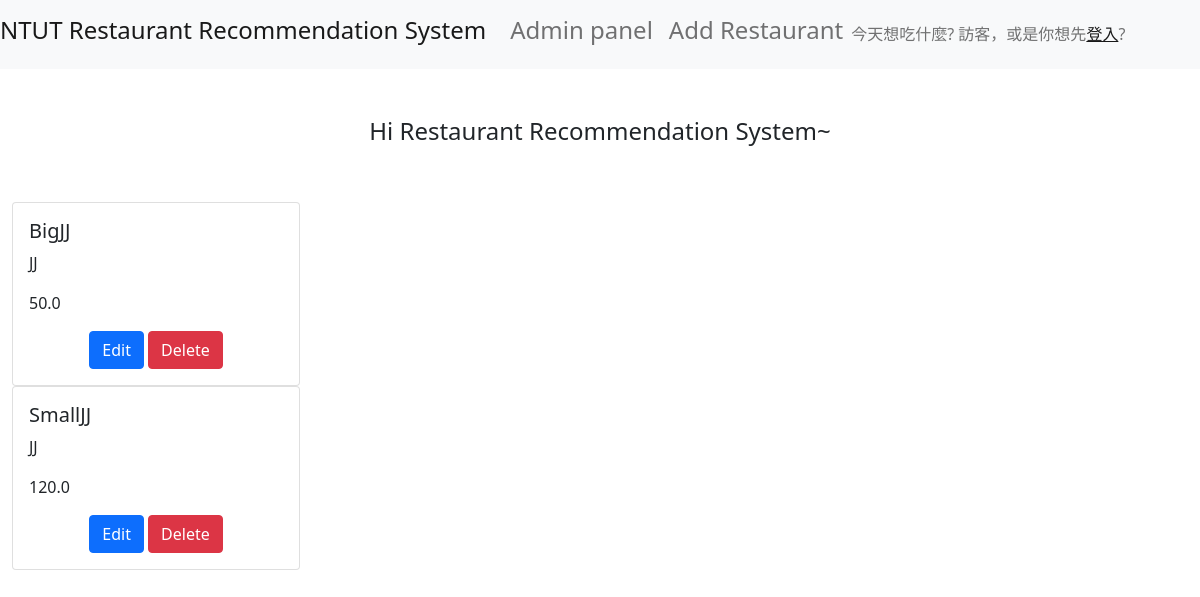
Before: / with the older database file.
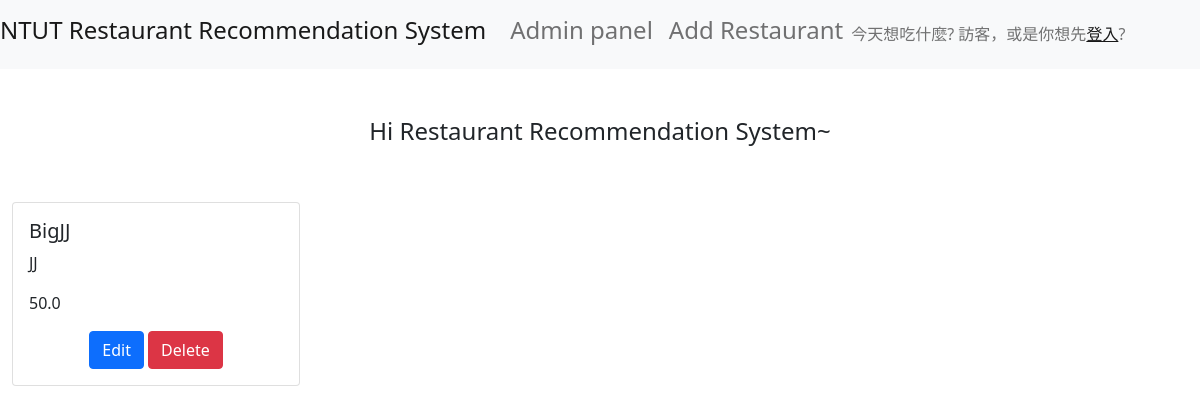
After: the same page with the newer database file.
### Restaurant/models.py (models this page shows, shortened)
class Restaurant(models.Model):
    STYLE_CHOICES = ()
    Name = models.CharField(max_length=50,
                            verbose_name='餐廳名字')
    Style = models.CharField(max_length=50,
                            verbose_name='餐廳類型')
    Price = models.DecimalField(max_digits=7,
                                decimal_places=1,
                                blank=True,
                                null=True,
                                verbose_name='價位')
    Img = models.ImageField(upload_to='Restaurant_Image/',
                            blank=True,
                            verbose_name='餐廳圖片')
    Distance = models.DecimalField(max_digits=7,
                                decimal_places=1,
                                blank=True,
                                null=True,
                                verbose_name='與學校距離')
    Address = models.CharField(max_length=50,
                            verbose_name='餐廳地址')
    Rating = models.DecimalField(max_digits=7,
                                decimal_places=1,
                                blank=True,
                                null=True,
                                verbose_name='評價')

### Restaurant/views.py (the view)
# urls.py: path('', views.index, name='index'),
def index(request):
    RestaurantList = Restaurant.objects.all()
    list_of_render['RestaurantList'] = RestaurantList
    return render(request, 'Restaurant/listRestaurant.html', list_of_render)

### Restaurant/templates/Restaurant/listRestaurant.html (shortened to what this page needs)
<!doctype html>
<html lang="en">
  <head>
    {% load static %}
    <link href="https://cdn.jsdelivr.net/npm/bootstrap@5.1.3/dist/css/bootstrap.min.css" rel="stylesheet">
  </head>
  <body>
    <nav class = "navbar navbar-expand-lg navbar-light bg-light" style="background-color: #e3f2fd;">
      <div class="collapse navbar-collapse" id="navbarTogglerDemo01">
        <a class="navbar-brand" href="{% url 'index' %}"><h4>NTUT Restaurant Recommendation System</h4></a>
        <ul class="navbar-nav mr-auto mt-2 mt-lg-0">
          <li class="nav-item">
            <a class="nav-link" href="{% url 'admin:index' %}"><h4>Admin panel</h4></a>
          </li>
          <li class="nav-item">
            <a class="nav-link" href="{% url 'add-restaurant' %}"><h4>Add Restaurant</h4></a>
          </li>
        </ul>
        {% if user.is_authenticated %}
        <span class="navbar-text">
          今天想吃什麼?{{ user.username }}
        </span>
        <a href="{% url 'logout' %}">登出</a>
        {% else %}
        <span class="navbar-text">
          今天想吃什麼? 訪客，或是你想先<a href="{% url 'login' %}">登入</a>?
        </span>
        {% endif %}
      </div>
    </nav>
    <div class="container-fluid">
      {% block content %}
      <h4 class="text-center p-5">
        Hi Restaurant Recommendation System~
      </h4>
      <div class="card-column">
        {% for R in RestaurantList %}
        <div class="card" style="width: 18rem;">
          <div class="card-body">
            <h5 class="card-title">{{R.Name}}</h5>
            <p class="card-text">{{R.Style}}</p>
            <p class="card-text">{{R.Price}}</p>
            <center>
              <a href="edit/{{ R.id }}" class="btn btn-primary" id="{{ R.id }}">Edit</a>
              <a href="delete/{{ R.id }}" class="btn btn-danger" id="{{ R.id }}">Delete</a>
            </center>
          </div>
        </div>
        {% endfor %}
      </div>
      {% endblock %}
    </div>
  </body>
</html>

Changed rows visible on the page:
removed Restaurant: Name "SmallJJ", Style "JJ", Price "120.0"
